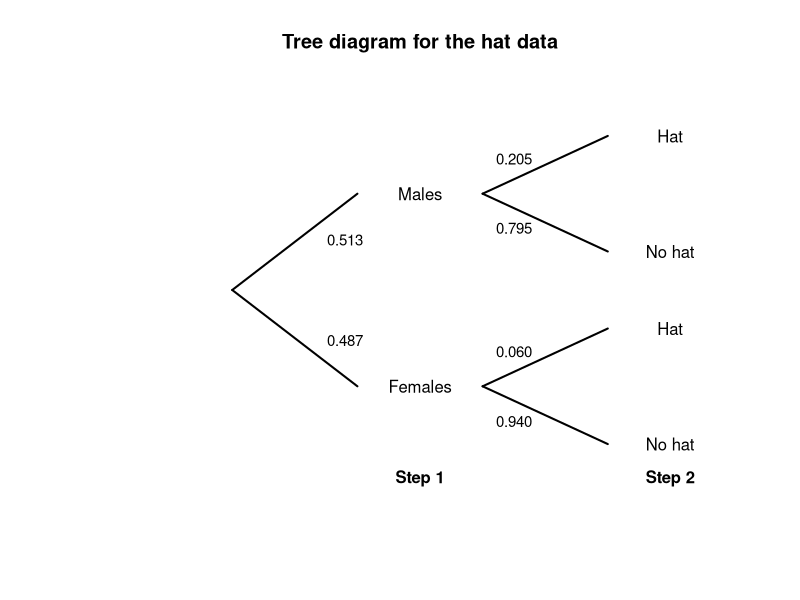
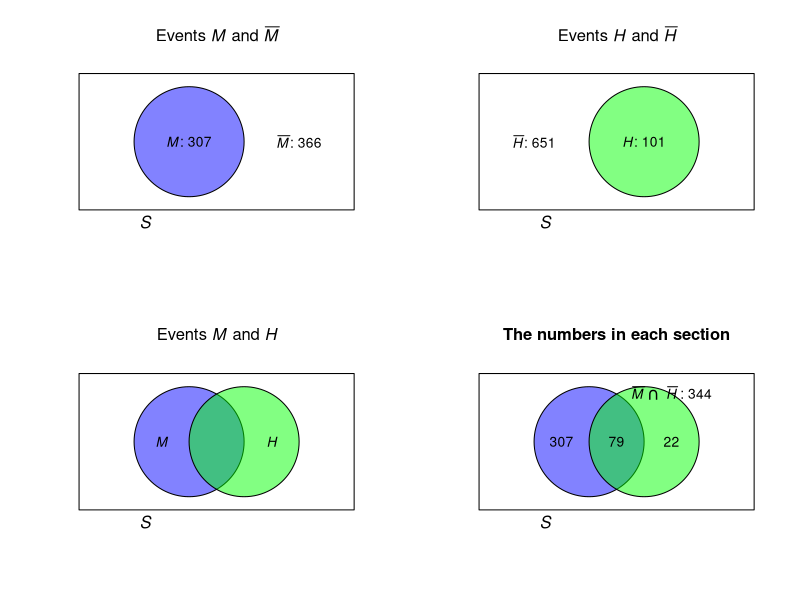
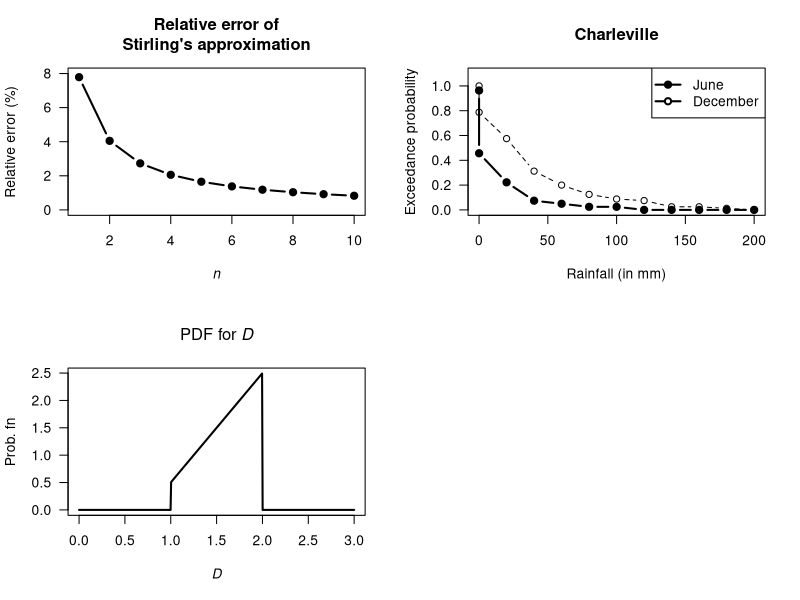
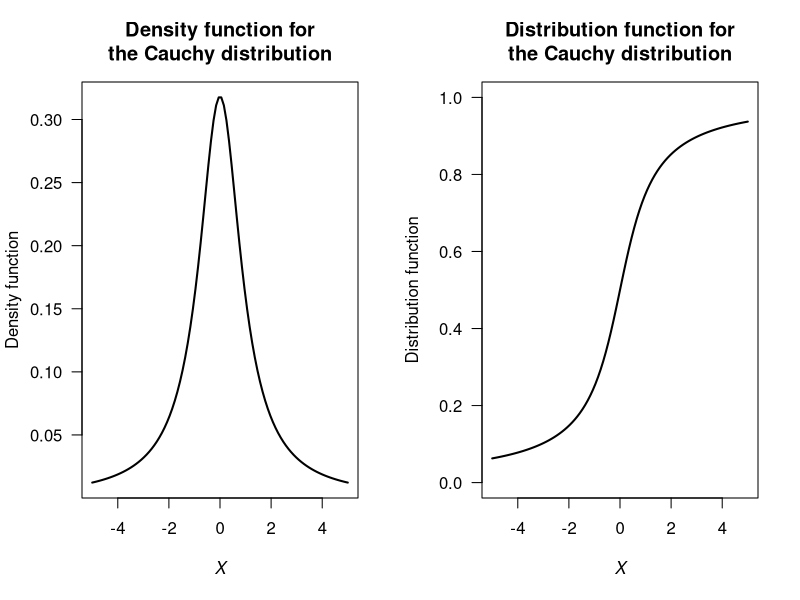

Here is the R script that generated these plots, in order: (Note: this script raises an error after producing the figures.)
## ---- chunk 1

plot( x = c(0, 1),
      y = c(0, 1),
      type = "n",
      main = "Tree diagram for the hat data",
      xlab = "",
      ylab = "",
      axes = FALSE)
#STEP 1
lines( x = c(0.2, 0.40),
       y = c(0.5, 0.75),
       lwd = 2)
lines( x = c(0.2, 0.40),
       y = c(0.5, 0.25),
       lwd = 2)
# STEP 2
lines( x = c(0.60, 0.80),
       y = c(0.75, 0.90),
       lwd = 2)
lines( x = c(0.60, 0.80),
       y = c(0.75, 0.60),
       lwd = 2)

lines( x = c(0.60, 0.80),
       y = c(0.25, 0.40),
       lwd = 2)
lines( x = c(0.60, 0.80),
       y = c(0.25, 0.10),
       lwd = 2)

# TEXT
text(x = 0.50,
     y = 0.75,
     labels = "Males")
text(x = 0.50,
     y = 0.25,
     labels = "Females")

text(x = 0.90,
     y = 0.90,
     labels = "Hat")
text(x = 0.90,
     y = 0.60,
     labels = "No hat")

text(x = 0.90,
     y = 0.40,
     labels = "Hat")
text(x = 0.90,
     y = 0.10,
     labels = "No hat")

# ADD PROBS
text(x = 0.38,
     y = 0.63,
     cex = 0.9,
     labels = "0.513")
text(x = 0.38,
     y = 0.37,
     cex = 0.9,
     labels = "0.487")

text(x = 0.65,
     y = 0.84,
     cex = 0.9,
     labels = "0.205")
text(x = 0.65,
     y = 0.66,
     cex = 0.9,
     labels = "0.795")

text(x = 0.65,
     y = 0.34,
     cex = 0.9,
     labels = "0.060")
text(x = 0.65,
     y = 0.16,
     cex = 0.9,
     labels = "0.940")

## STEPS
text(x = 0.50,
     y = 0.01,
     label = expression(bold("Step 1"))
     )
text(x = 0.90,
     y = 0.01,
     label = expression(bold("Step 2"))
     )
## ---- chunk 2
BRIS <- read.csv("Data/sunglasses.csv")
BRIS$Gender <- factor(BRIS$Gender,
                      levels = c(1, 2),
                      labels = c("Males", 
                                 "Females"))
BRIS$Hat <- factor(BRIS$Hat,
                   levels = c(0, 1),
                   labels = c("Not Hat",
                              "Hat"))

HatTable <- xtabs( Count ~ Gender + Hat,
                   data = BRIS)
HatTable <- cbind( HatTable,
                   "Total" = rowSums(HatTable) )
knitr::kable(HatTable,
             caption = "The numbers of males and females wearing a hat in the middle of the day in Brisbane")
## ---- chunk 3
par( mfrow = c(2, 2))
colourMale <- rgb(0, 0, 255, 
                  max = 255, 
                  alpha = 125)
colourHat  <- rgb(0, 255, 0, 
                  max = 255, 
                  alpha = 125)

plot( x = c(0, 1),
      y = c(0, 1),
      type = "n",
      ylab = "",
      xlab = "",
      main = expression(paste("Events ", italic(M), " and ", bar(italic(M)))),
      axes = FALSE)

polygon( x = c(0, 0, 1, 1),
         y = c(0, 1, 1, 0))
plotrix::draw.circle(x = 0.4, 
                     y = 0.5,
                     radius = 0.2,
                     col = colourMale)
text(x = 0.4,
     y = 0.5,
     labels = expression(paste(italic(M), ": 307")))
text(x = 0.8,
     y = 0.5,
     labels = expression(paste(bar(italic(M)), ": 366")))
mtext(text = expression(italic(S)),
      side = 1,
      adj = 0.25)


###############


plot( x = c(0, 1),
      y = c(0, 1),
      type = "n",
      ylab = "",
      xlab = "",
      main = expression(paste("Events ", italic(H), " and ", bar(italic(H)))) ,
      axes = FALSE)


polygon( x = c(0, 0, 1, 1),
         y = c(0, 1, 1, 0))

plotrix::draw.circle(x = 0.6,
                     y = 0.5,
                     radius = 0.2,
                     col = colourHat)

text(x = 0.6,
     y = 0.5,
     labels = expression(paste(italic(H), ": 101")))
text(x = 0.2,
     y = 0.5,
     labels = expression(paste( bar(italic(H)), ": 651")))

mtext(text = expression(italic(S)),
      side = 1,
      adj = 0.25)


####################


plot( x = c(0, 1),
      y = c(0, 1),
      type = "n",
      ylab = "",
      xlab = "",
      main = expression(paste("Events ", italic(M), " and ", italic(H))) ,
      axes = FALSE)


polygon( x = c(0, 0, 1, 1),
         y = c(0, 1, 1, 0))
plotrix::draw.circle(x = 0.4, 
                     y = 0.5,
                     radius = 0.2,
                     col = colourMale)
plotrix::draw.circle(x = 0.6,
                     y = 0.5,
                     radius = 0.2,
                     col = colourHat)
text(x = 0.3,
     y = 0.5,
     labels = expression(italic(M)))
text(x = 0.7,
     y = 0.5,
     labels = expression(italic(H)))
mtext(text = expression(italic(S)),
      side = 1,
      adj = 0.25)


#################



plot( x = c(0, 1),
      y = c(0, 1),
      type = "n",
      ylab = "",
      xlab = "",
      main = "The numbers in each section",
      axes = FALSE)


polygon( x = c(0, 0, 1, 1),
         y = c(0, 1, 1, 0))
plotrix::draw.circle(x = 0.4, 
                     y = 0.5,
                     radius = 0.2,
                     col = colourMale)
plotrix::draw.circle(x = 0.6,
                     y = 0.5,
                     radius = 0.2,
                     col = colourHat)
text(x = 0.3,
     y = 0.5,
     labels = "307")
text(x = 0.7,
     y = 0.5,
     labels = "22")
text(x = 0.7,
     y = 0.85,
     labels = expression(bar(italic(M)) ~ intersect() ~ bar(italic(H)) ~ ": 344") )
mtext(text = expression(italic(S)),
      side = 1,
      adj = 0.25)

# Intersection
text(x = 0.5, 
     y = 0.5, 
     label = "79")

## ---- chunk 4
# Define a function to compute Stirling numbers:
stirling <- function(n){ 
  sqrt(2 * pi *n) * (n/exp(1))^n
}

n <- 1:10
Actual <- factorial(n) 
Approx <- stirling(n)
RelError <- (Actual - Approx)/Actual * 100

cbind(Actual, Approx, RelError)

plot(RelError ~ n,
     ylim = c(0, 8),
     las = 1, 
     type = "b",
     pch = 19,
     lwd = 2,
     xlab = expression(italic(n)),
     ylab = "Relative error (%)",
     main = "Relative error of\nStirling's approximation")
## ---- chunk 5
Rain12 <- read.csv("Data/IDCJAC0001_044021/IDCJAC0001_044021_Data12.csv", 
                   na.strings = "null")
RainDec <- Rain12$Dec
RainJun <- Rain12$Jun

breaks <- c( 0, 0.01, 20,
             seq(40, 220, by = 20) )
outDec <- hist(RainDec,
               breaks = breaks,
               plot = FALSE)
outJun <- hist(RainJun, 
               breaks = breaks,
               plot = FALSE)

Buckets <- c("Zero", 
           "0 < R < 20",
           "20 <= R < 40",
           "40 <= R < 60",
           "60 <= R < 80",
           "80 <= R < 100",
           "100 <= R < 120",
           "120 <= R < 140",
           "140 <= R < 160",
           "160 <= R < 180",
           "180 <= R < 200",
           "200 <= R < 220")

cbind("Buckets" = Buckets,
      "Jun" = outJun$counts,
      "Dec" = outDec$counts)

exceedanceJun <-  ( sum(outJun$counts) - cumsum(outJun$counts) ) / sum(outJun$counts)
exceedanceDec <-  ( sum(outDec$counts) - cumsum(outDec$counts) ) / sum(outDec$counts)

plot( exceedanceJun ~ breaks[1:12], 
      type = "b",
      xlab = "Rainfall (in mm)",
      ylab = "Exceedance probability",
      main = "Charleville",
      ylim = c(0, 1.1),
      lwd = 2,
      lty = 1,
      pch = 19,
      las = 1)
lines( exceedanceDec ~ breaks[1:12], 
       type = "b",
      pch = 1,
      lty = 2,
      las = 1)
legend("topright",
       lwd = 2,
       pch = c(19, 1),
       lty = c(1, 2),
       legend = c("June",
                  "December"))
## ---- chunk 6
xx <- seq(0, 3, 
          length = 500)
fy <- function(x){
  y <- 2*x - 3/2
  y <- ifelse(x < 1, 0, y)
  y <- ifelse( x > 2, 0, y)
  y
}

plot(x = xx,
     y = fy(xx),
     lwd = 2,
     type = "l",
     las = 1,
     main = expression("PDF for"~italic(D)),
     xlab = expression(italic(D)),
     ylab = "Prob. fn")
## ---- chunk 7
par( mfrow = c(1, 2))
x <- seq(-5, 5,
         length = 100)
y <- 1 / (pi * (1 + x^2))
plot(y ~ x,
     lwd = 2,
     las = 1,
     type = "l",
     main = "Density function for\nthe Cauchy distribution",
     xlab = expression(italic(X)),
     ylab = "Density function")

Y <- atan(x)/pi + 0.5
plot(Y ~ x,
     lwd = 2,
     las = 1,
     ylim = c(0, 1),
     type = "l",
     main = "Distribution function for\nthe Cauchy distribution",
     xlab = expression(italic(X)),
     ylab = "Distribution function")
## ---- chunk 8
set.seed(8584444)
## ---- chunk 9
annualRainfallList <- array( NA, dim = 1000)
for (i in 1:1000){
   rainAmounts <- array( 0, dim = 365) # Reset for each simulation

    wetDays <- rbinom(365, size = 1, prob = 0.32) # 1: Wet day
   locateWetDays <- which( wetDays == 1 )


   rainAmounts[locateWetDays] <- rgamma( n = length(locateWetDays),
                                         shape = 2,
                                         scale = 20)
   annualRainfallList[i] <- sum(rainAmounts)
}
# hist( annualRainfallList)
## ---- chunk 10
set.seed(8584444)
## ---- chunk 11
Days <- 1 : 365
prob <- (1 + cos( 2 * pi * Days/365) ) / 2.2

annualRainfallList2 <- array( NA, dim = 1000)
for (i in 1:1000){

  wetDays <- rbinom(365, size = 1, prob = prob) # 1: Wet day
  
  locateWetDays <- which( wetDays == 1 )
  
  rainAmounts2 <- array( 0, dim = 365)
  
  rainAmounts2[locateWetDays] <- rgamma( n = length(locateWetDays),
                                         shape = 2,
                                         scale = 20)
   annualRainfallList2[i] <- sum(rainAmounts2)
}
#hist( annualRainfallList2)
## ---- chunk 12
set.seed(8584444)
## ---- chunk 13
Days <- 1 : 365

probList <- array( dim = 365)
probList[1] <- 0.32

annualRainfallList3 <- array( NA, dim = 1000)

for (i in 1:1000){
  
  rainAmounts <- array( dim = 365 )

  for (day in 1:365) {
    if ( day == 1 ) {
      probList[1] <- 0.32
      wetDay <- rbinom(1, 
                       size = 1, 
                       prob = probList[1]) # 1: Wet day
      rainAmounts[1] <- rgamma( n = 1,
                                shape = 2,
                                scale = 20)

    } else {
    
      probList[i] <- ifelse( rainAmounts[day - 1] == 0,
                             0.15,
                             0.55)
      wetDay <- rbinom(1, 
                       size = 1, 
                       prob = probList[i]) # 1: Wet day

      if (wetDay) {
        rainAmounts[day] <- rgamma( n = 1,
                                    shape = 2,
                                    scale = 20)
      } else {
        rainAmounts[day] <- 0
      }
    }
  }
  annualRainfallList3[i] <- sum(rainAmounts)
    
}

#hist( annualRainfallList3)
## ---- chunk 14
JDTable <- array( dim = c(2, 4))

colnames(JDTable) <- c("",
                       "$Y_1 = 1$",
                       "$Y_1 = 2$",
                       "$Y_1 = 3$")
JDTable[1, ] <- c("$Y_2 = 0$",
                  "2/14",
                  "4/14",
                  "0")
JDTable[2, ] <- c("$Y_2 = 1$",
                  "0",
                  "3/14",
                  "5/14")
kable(JDTable)
